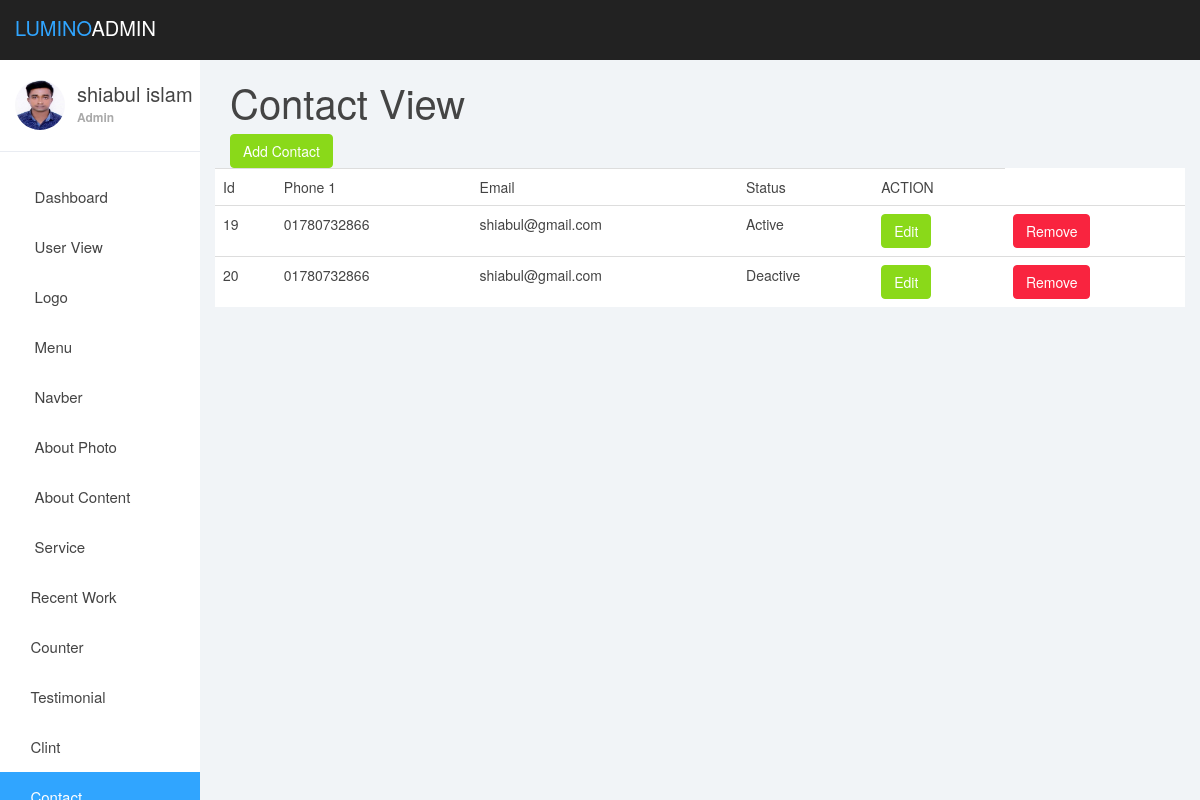
Page /zuman/contact_view.php (signed in) on the committed database.
### tables this page shows
CREATE TABLE `contact` (
  `id` int(11) NOT NULL,
  `phone` varchar(100) NOT NULL,
  `email` varchar(100) NOT NULL,
  `status` varchar(20) NOT NULL
);

### zuman/contact_view.php (the view)
<?php
require_once'dashboard/header.php';
?>
<?php
require 'db.php';
$select="SELECT * FROM contact";
$result=mysqli_query($db_connection,$select);
?>
<div class="col-lg-12">
	<h1>Contact View</h1>
	<a href="contact_add.php"><button class="btn btn-success">Add Contact</button></a>
</div><br>
<div>
	<table class="table ">
		<tr >
			<td>Id</td>
			<td>Phone 1</td>
			<td>Email</td>
			<td>Status</td>
			<td>ACTION</td>
		</tr>
		<tr>
			<?php
			foreach ($result as  $value) {
			?>
			<td><?php echo $value['id']; ?></td>
			<td><?php echo $value['phone']; ?></td>
			<td><?php echo $value['email']; ?></td>
			<td><?php if ($value['status']==1) {
				echo "Active";
			}
			else{
				echo "Deactive";
			}  ?></td>
			 <td><a href="contact_edit.php?id=<?php echo $value['id']; ?>"><button class="btn btn-success">Edit</button></a></td>
			<td><a href="contact_remove.php?id=<?php echo $value['id']; ?>"><button class="btn btn-danger">Remove</button></a></td>
		</tr>
		<?php } ?>
	</table>
</div>
<?php
require_once'dashboard/footer.php';
?>

### zuman/dashboardasset/css/styles.css (style rules this page uses)
body { background: #f1f4f7; padding-top: 60px; font-size: 14px; color: #444444; font-family: "Montserrat", "Helvetica Neue", Helvetica, Arial, sans-serif; }
a, a:hover, a:focus { color: #30a5ff; }
h1, h2, h3, h4, h5, h6 { color: #444444; }
h1 { font-weight: 300; font-size: 40px; }
.btn-success, .btn-success:hover, .btn-success:focus, .btn-success:active, .btn-success.active, .open > .dropdown-toggle.btn-success, .btn-success.disabled, .btn-success[disabled], fieldset[disabled] .btn-success, .btn-success.disabled:hover, .btn-success[disabled]:hover, fieldset[disabled] .btn-success:hover, .btn-success.disabled:focus, .btn-success[disabled]:focus, fieldset[disabled] .btn-success:focus, .btn-success.disabled:active, .btn-success[disabled]:active, fieldset[disabled] .btn-success:active, .btn-success.disabled.active, .btn-success[disabled].active, fieldset[disabled] .btn-success.active { background-color: #8ad919; border-color: #8ad919; }
.btn-danger, .btn-danger:hover, .btn-danger:focus, .btn-danger:active, .btn-danger.active, .open > .dropdown-toggle.btn-danger, .btn-danger.disabled, .btn-danger[disabled], fieldset[disabled] .btn-danger, .btn-danger.disabled:hover, .btn-danger[disabled]:hover, fieldset[disabled] .btn-danger:hover, .btn-danger.disabled:focus, .btn-danger[disabled]:focus, fieldset[disabled] .btn-danger:focus, .btn-danger.disabled:active, .btn-danger[disabled]:active, fieldset[disabled] .btn-danger:active, .btn-danger.disabled.active, .btn-danger[disabled].active, fieldset[disabled] .btn-danger.active { background-color: #f9243f; border-color: #f9243f; }
.table { background: #fff; }

### rows in the picture
contact: id "19", phone "01780732866", email "shiabul@gmail.com", status "Active"
contact: id "20", phone "01780732866", email "shiabul@gmail.com", status "Deactive"

### other values in the picture
$_SESSION['name'] "shiabul islam"
